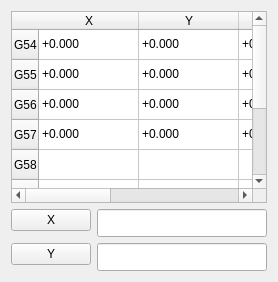
                <widget class="QWidget" name="Page_Sub_F_Order">
                 <layout class="QVBoxLayout" name="verticalLayout_11">
                  <item>
                   <widget class="QTableWidget" name="tableWidget_33">
                    <row>
                     <property name="text">
                      <string>G54</string>
                     </property>
                    </row>
                    <row>
                     <property name="text">
                      <string>G55</string>
                     </property>
                    </row>
                    <row>
                     <property name="text">
                      <string>G56</string>
                     </property>
                    </row>
                    <row>
                     <property name="text">
                      <string>G57</string>
                     </property>
                    </row>
                    <row>
                     <property name="text">
                      <string>G58</string>
                     </property>
                    </row>
                    <row>
                     <property name="text">
                      <string>G59</string>
                     </property>
                    </row>
                    <row>
                     <property name="text">
                      <string/>
                     </property>
                    </row>
                    <row>
                     <property name="text">
                      <string/>
                     </property>
                    </row>
                    <row>
                     <property name="text">
                      <string/>
                     </property>
                    </row>
                    <column>
                     <property name="text">
                      <string>X</string>
                     </property>
                    </column>
                    <column>
                     <property name="text">
                      <string>Y</string>
                     </property>
                    </column>
                    <column>
                     <property name="text">
                      <string>U</string>
                     </property>
                    </column>
                    <column>
                     <property name="text">
                      <string>V</string>
                     </property>
                    </column>
                    <column>
                     <property name="text">
                      <string>Z</string>
                     </property>
                    </column>
                    <item row="0" column="0">
                     <property name="text">
                      <string>+0.000</string>
                     </property>
                    </item>
                    <item row="0" column="1">
                     <property name="text">
                      <string>+0.000</string>
                     </property>
                    </item>
                    <item row="0" column="2">
                     <property name="text">
                      <string>+0.000</string>
                     </property>
                    </item>
                    <item row="0" column="3">
                     <property name="text">
                      <string>+0.000</string>
                     </property>
                    </item>
                    <item row="0" column="4">
                     <property name="text">
                      <string>+0.000</string>
                     </property>
                    </item>
                    <item row="1" column="0">
                     <property name="text">
                      <string>+0.000</string>
                     </property>
                    </item>
                    <item row="1" column="1">
                     <property name="text">
                      <string>+0.000</string>
                     </property>
                    </item>
                    <item row="1" column="2">
                     <property name="text">
                      <string>+0.000</string>
                     </property>
                    </item>
                    <item row="1" column="3">
                     <property name="text">
                      <string>+0.000</string>
                     </property>
                    </item>
                    <item row="1" column="4">
                     <property name="text">
                      <string>+0.000</string>
                     </property>
                    </item>
                    <item row="2" column="0">
                     <property name="text">
                      <string>+0.000</string>
                     </property>
                    </item>
                    <item row="2" column="1">
                     <property name="text">
                      <string>+0.000</string>
                     </property>
                    </item>
                    <item row="2" column="2">
                     <property name="text">
                      <string>+0.000</string>
                     </property>
                    </item>
                    <item row="2" column="3">
                     <property name="text">
                      <string>+0.000</string>
                     </property>
                    </item>
                    <item row="2" column="4">
                     <property name="text">
                      <string>+0.000</string>
                     </property>
                    </item>
                    <item row="3" column="0">
                     <property name="text">
                      <string>+0.000</string>
                     </property>
                    </item>
                    <item row="3" column="1">
                     <property name="text">
                      <string>+0.000</string>
                     </property>
                    </item>
                    <item row="3" column="2">
                     <property name="text">
                      <string>+0.000</string>
                     </property>
                    </item>
                    <item row="3" column="3">
                     <property name="text">
                      <string>+0.000</string>
                     </property>
                    </item>
                    <item row="3" column="4">
                     <property name="text">
                      <string>+0.000</string>
                     </property>
                    </item>
                   </widget>
                  </item>
                  <item>
                   <layout class="QFormLayout" name="formLayout_2">
                    <item row="0" column="0">
                     <widget class="QPushButton" name="pushButton_24">
                      <property name="minimumSize">
                       <size>
                        <width>0</width>
                        <height>0</height>
                       </size>
                      </property>
                      <property name="text">
                       <string>X</string>
                      </property>
                     </widget>
                    </item>
                    <item row="1" column="0">
                     <widget class="QPushButton" name="pushButton_25">
                      <property name="minimumSize">
                       <size>
                        <width>0</width>
                        <height>0</height>
                       </size>
                      </property>
                      <property name="text">
                       <string>Y</string>
                      </property>
                     </widget>
                    </item>
                    <item row="0" column="1">
                     <widget class="QLineEdit" name="lineEdit_8">
                      <property name="minimumSize">
                       <size>
                        <width>0</width>
                        <height>28</height>
                       </size>
                      </property>
                     </widget>
                    </item>
                    <item row="1" column="1">
                     <widget class="QLineEdit" name="lineEdit_9">
                      <property name="minimumSize">
                       <size>
                        <width>0</width>
                        <height>28</height>
                       </size>
                      </property>
                     </widget>
                    </item>
                   </layout>
                  </item>
                 </layout>
                </widget>
